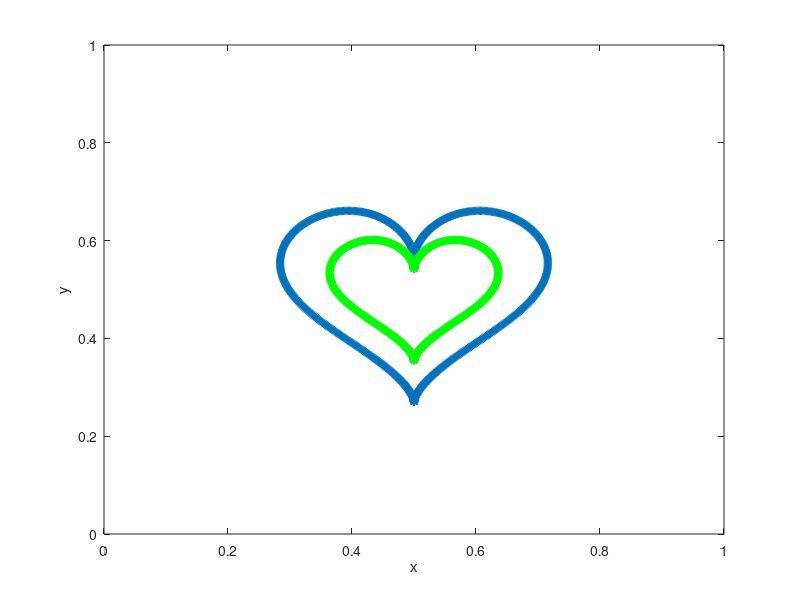
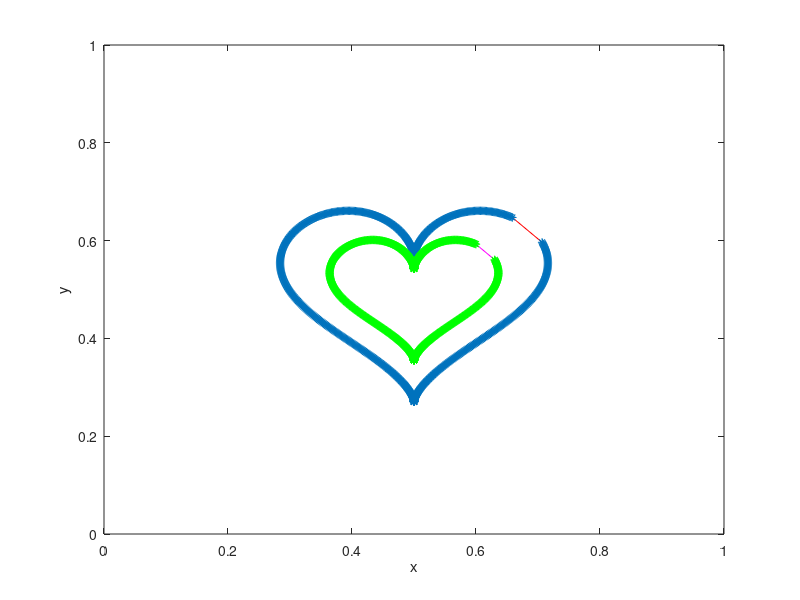

These charts were generated, in order, by the following MATLAB code:
%-------------------------------------------------------------------------------------------------------------------%
%
% IB2d is an Immersed Boundary Code (IB) for solving fully coupled non-linear 
% 	fluid-structure interaction models. This version of the code is based off of
%	Peskin's Immersed Boundary Method Paper in Acta Numerica, 2002.
%
% Author: Nicholas A. Battista
% Email:  nick.battista@unc.edu
% Date Created: May 27th, 2015
% Institution: UNC-CH
%
% This code is capable of creating Lagrangian Structures using:
% 	1. Springs
% 	2. Beams (*torsional springs)
% 	3. Target Points
%	4. Muscle-Model (combined Force-Length-Velocity model, "HIll+(Length-Tension)")
%
% One is able to update those Lagrangian Structure parameters, e.g., spring constants, resting %%	lengths, etc
% 
% There are a number of built in Examples, mostly used for teaching purposes. 
% 
% If you would like us %to add a specific muscle model, please let Nick (nick.battista@unc.edu) know.
%
%--------------------------------------------------------------------------------------------------------------------%

%%%%%%%%%%%%%%%%%%%%%%%%%%%%%%%%%%%%%%%%%%%%%%%%%%%%%%%%%%%%%%%%%%%%%%%%%%%%%%%%%%%%%%
%
% FUNCTION: creates the RUBBERBAND-EXAMPLE geometry and prints associated input files
%
%%%%%%%%%%%%%%%%%%%%%%%%%%%%%%%%%%%%%%%%%%%%%%%%%%%%%%%%%%%%%%%%%%%%%%%%%%%%%%%%%%%%%%

function Pulsing_Heart()

%
% Grid Parameters (MAKE SURE MATCHES IN input2d !!!)
%
Nx =  64;        % # of Eulerian Grid Pts. in x-Direction (MUST BE EVEN!!!)
Ny =  64;        % # of Eulerian Grid Pts. in y-Direction (MUST BE EVEN!!!)
Lx = 1.0;        % Length of Eulerian Grid in x-Direction
Ly = 1.0;        % Length of Eulerian Grid in y-Direction


% Immersed Structure Geometric / Dynamic Parameters %
N = 2.5*Nx;              % Number of Lagrangian Pts. (2x resolution of Eulerian grid)
struct_name = 'heart'; % Name for .vertex, .spring, etc files.


% Call function to construct geometry
frac1 = 0.0135; %0.022
[xA,yA] = give_Me_Immsersed_Boundary_Geometry_1(Lx,Nx,frac1);
Nb1 = length(xA);


% Call function to construct geometry
frac2 = 0.0085; %0.015
[xB,yB] = give_Me_Immsersed_Boundary_Geometry_2(Lx,Nx,frac2,Nb1);


% Plot Geometry to test BEFORE taking out pts.
figure(1)
plot(xA,yA,'r-'); hold on;
plot(xA,yA,'*'); hold on;
plot(xB,yB,'m-'); hold on;
plot(xB,yB,'g*'); hold on;
xlabel('x'); ylabel('y');
axis([0 Lx 0 Ly]);


% Cuts hole into heart geometry
n1 = 145; n2 = 180;
[xA,yA,xB,yB] = please_Take_Out_Points(xA,yA,xB,yB,n1,n2);


% Plot Geometry to test AFTER taking out pts.
figure(2)
plot(xA,yA,'r-'); hold on;
plot(xA,yA,'*'); hold on;
plot(xB,yB,'m-'); hold on;
plot(xB,yB,'g*'); hold on;
xlabel('x'); ylabel('y');
axis([0 Lx 0 Ly]);

% Print STATES A,B, and C:
print_States(xA,yA,'State_A');
print_States(xB,yB,'State_B');

% Print files to .txt files
%please_Print_Vertices_To_File(xA,yA,xB,yB)

% Prints .vertex file!
print_Lagrangian_Vertices(xA,yA,struct_name);

% Prints .spring file!
k_Spring = 1e3; ds_Rest = 0;
print_Lagrangian_Springs(xA,k_Spring,ds_Rest,struct_name,n1)

% Prints .target file!
k_Target = 2e10;
print_Lagrangian_Target_Pts(xA,k_Target,struct_name);

%%%%%%%%%%%%%%%%%%%%%%%%%%%%%%%%%%%%%%%%%%%%%%%%%%%%%%%%%%%%%%%%%%%%%%%%
%
% FUNCTION: prints VERTEX points to a file called State_<j>.pts
%
%%%%%%%%%%%%%%%%%%%%%%%%%%%%%%%%%%%%%%%%%%%%%%%%%%%%%%%%%%%%%%%%%%%%%%%%

function print_States(xA,yA,struct_name)

    N = length(xA);

    vertex_fid = fopen([struct_name '.pts'], 'w');

    %Loops over all Lagrangian Pts.
    for s = 1:N
        X_v = xA(s);
        Y_v = yA(s);
        fprintf(vertex_fid, '%1.16e %1.16e\n', X_v, Y_v);
    end

    fclose(vertex_fid);  
    

%%%%%%%%%%%%%%%%%%%%%%%%%%%%%%%%%%%%%%%%%%%%%%%%%%%%%%%%%%%%%%%%%%%%%%%%
%
% FUNCTION: prints VERTEX points to a file called heart.vertex
%
%%%%%%%%%%%%%%%%%%%%%%%%%%%%%%%%%%%%%%%%%%%%%%%%%%%%%%%%%%%%%%%%%%%%%%%%

function print_Lagrangian_Vertices(xLag,yLag,struct_name)

    N = length(xLag);

    vertex_fid = fopen([struct_name '.vertex'], 'w');

    fprintf(vertex_fid, '%d\n', N );

    %Loops over all Lagrangian Pts.
    for s = 1:N
        X_v = xLag(s);
        Y_v = yLag(s);
        fprintf(vertex_fid, '%1.16e %1.16e\n', X_v, Y_v);
    end

    fclose(vertex_fid); 
    
%%%%%%%%%%%%%%%%%%%%%%%%%%%%%%%%%%%%%%%%%%%%%%%%%%%%%%%%%%%%%%%%%%%%%%%%
%
% FUNCTION: prints Vertex points to a file called heart.target
%
%%%%%%%%%%%%%%%%%%%%%%%%%%%%%%%%%%%%%%%%%%%%%%%%%%%%%%%%%%%%%%%%%%%%%%%%

function print_Lagrangian_Target_Pts(xLag,k_Target,struct_name)

    N = length(xLag);

    target_fid = fopen([struct_name '.target'], 'w');

    fprintf(target_fid, '%d\n', N );

    %Loops over all Lagrangian Pts.
    for s = 1:N
        fprintf(target_fid, '%d %1.16e\n', s, k_Target);
    end

    fclose(target_fid); 
    
%%%%%%%%%%%%%%%%%%%%%%%%%%%%%%%%%%%%%%%%%%%%%%%%%%%%%%%%%%%%%%%%%%%%%%%%
%
% FUNCTION: prints SPRING points to a file called rubberband.spring
%
%%%%%%%%%%%%%%%%%%%%%%%%%%%%%%%%%%%%%%%%%%%%%%%%%%%%%%%%%%%%%%%%%%%%%%%%

function print_Lagrangian_Springs(xLag,k_Spring,ds_Rest,struct_name,n1)

    N = length(xLag);

    spring_fid = fopen([struct_name '.spring'], 'w');

    fprintf(spring_fid, '%d\n', N );

    %spring_force = kappa_spring*ds/(ds^2);

    %SPRINGS BETWEEN VERTICES
    for s = 1:N
            if s < n1        
                fprintf(spring_fid, '%d %d %1.16e %1.16e\n', s, s+1, k_Spring, ds_Rest);  
            elseif ( (s>=n1+1) && (s<N) )
                fprintf(spring_fid, '%d %d %1.16e %1.16e\n', s, s+1, k_Spring, ds_Rest);  
            elseif s == N
                fprintf(spring_fid, '%d %d %1.16e %1.16e\n', s, 1,   k_Spring, ds_Rest);  
            end
    end
    fclose(spring_fid); 
    
%%%%%%%%%%%%%%%%%%%%%%%%%%%%%%%%%%%%%%%%%%%%%%%%%%%%%%%%%%%%%%%%%%%%%%%%
%
% FUNCTION: creates the Lagrangian structure geometry for PHASE 1
%
%%%%%%%%%%%%%%%%%%%%%%%%%%%%%%%%%%%%%%%%%%%%%%%%%%%%%%%%%%%%%%%%%%%%%%%%

function [xLag,yLag] = give_Me_Immsersed_Boundary_Geometry_1(Lx,Nx,frac)

% The immsersed structure is a heart %
tVec = 0:Lx/(2*Nx):2*pi;
for i=1:length(tVec)
    t = tVec(i);
    xLag(i)	=	16*sin(t)^3;
    yLag(i)	=	13*cos(t)-5*cos(2*t)-2*cos(3*t)-cos(4*t);
end

xLag = frac*xLag + 0.5;
yLag = frac*yLag + 0.5;

%%%%%%%%%%%%%%%%%%%%%%%%%%%%%%%%%%%%%%%%%%%%%%%%%%%%%%%%%%%%%%%%%%%%%%%%
%
% FUNCTION: creates the Lagrangian structure geometry for PHASE 1
%
%%%%%%%%%%%%%%%%%%%%%%%%%%%%%%%%%%%%%%%%%%%%%%%%%%%%%%%%%%%%%%%%%%%%%%%%

function [xLag,yLag] = give_Me_Immsersed_Boundary_Geometry_2(Lx,Nx,frac,Nb)

% The immsersed structure is a heart %
ds = 2*pi/(Nb-1);
tVec = 0:ds:2*pi;

for i=1:length(tVec)
    t = tVec(i);
    xLag(i)	=	16*sin(t)^3;
    yLag(i)	=	13*cos(t)-5*cos(2*t)-2*cos(3*t)-cos(4*t);
end

xLag = frac*xLag + 0.5;
yLag = frac*yLag + 0.5;


%%%%%%%%%%%%%%%%%%%%%%%%%%%%%%%%%%%%%%%%%%%%%%%%%%%%%%%%%%%%%%%%%%%%%%%%
%
% FUNCTION: creates the Lagrangian structure geometry for PHASE 2 
%
%%%%%%%%%%%%%%%%%%%%%%%%%%%%%%%%%%%%%%%%%%%%%%%%%%%%%%%%%%%%%%%%%%%%%%%%

function [xLag,yLag] = give_Me_Immsersed_Boundary_Geometry_3(Lx,Nx,frac,Nb)

% The immsersed structure is a heart %
ds = 2*pi/(Nb-1);
tVec = 0:ds:2*pi;
for i=1:length(tVec)
    t = tVec(i);
    r(i) = 1 - sin(t);
    xLag(i)	=	r(i)*cos(t);
    yLag(i)	=	r(i)*sin(t);
end

xLag = frac*xLag;
yLag = frac*yLag;

minY = min(yLag);
yLag = yLag - 3*minY/8;


%%%%%%%%%%%%%%%%%%%%%%%%%%%%%%%%%%%%%%%%%%%%%%%%%%%%%%%%%%%%%%%%%%%%%%%%
%
% FUNCTION: take out Lagrangian Pts.
%
%%%%%%%%%%%%%%%%%%%%%%%%%%%%%%%%%%%%%%%%%%%%%%%%%%%%%%%%%%%%%%%%%%%%%%%%

function [x1,y1,x2,y2] = please_Take_Out_Points(x1,y1,x2,y2,n1,n2)


x1 = [x1(1:n1) x1(n2:end)];
y1 = [y1(1:n1) y1(n2:end)];

x2 = [x2(1:n1) x2(n2:end)];
y2 = [y2(1:n1) y2(n2:end)];


%%%%%%%%%%%%%%%%%%%%%%%%%%%%%%%%%%%%%%%%%%%%%%%%%%%%%%%%%%%%%%%%%%%%%%%%
%
% FUNCTION: prints all Vertices to File
%
%%%%%%%%%%%%%%%%%%%%%%%%%%%%%%%%%%%%%%%%%%%%%%%%%%%%%%%%%%%%%%%%%%%%%%%%

function please_Print_Vertices_To_File(X1,Y1,X2,Y2)

fileID = fopen('All_Positions.txt','w');
for j=1:length(X1)
    fprintf(fileID,'%1.16e %1.16e %1.16e %1.16e\n', X1(j),Y1(j),X2(j),Y2(j) );
end
fclose(fileID);




